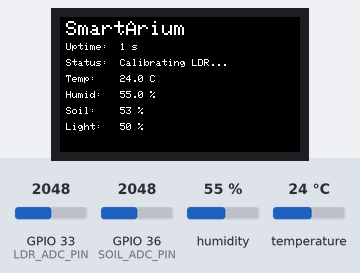
This program was run on a simulated ESP32. Shown: 240×135 colour display. The test bench sets the inputs (shaded band); at power-on: humidity 55 %, GPIO 33 (LDR_ADC_PIN) = 2048, GPIO 36 (SOIL_ADC_PIN) = 2048, temperature 24 °C (analog values on the 0–4095 scale). What the program prints to the serial monitor is not drawn.

Above: at 1.6 s.
1.7 s: humidity set to 22 %
At 5.0 s:
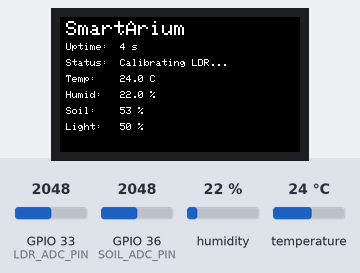
5.7 s: GPIO 33 (LDR_ADC_PIN) set to 2866
At 10.7 s:
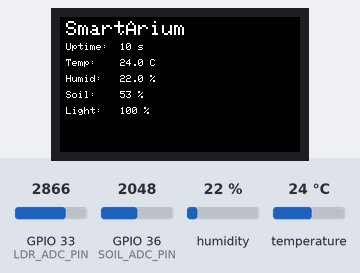
13.5 s: GPIO 36 (SOIL_ADC_PIN) set to 2866
At 15.0 s:
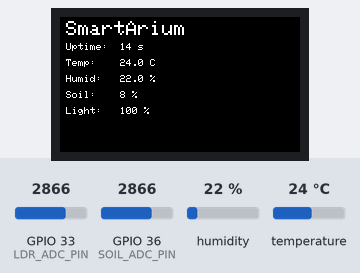
15.9 s: temperature set to 12 °C
At 17.2 s:
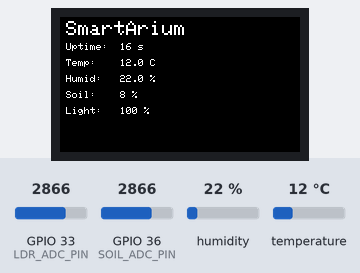
17.7 s: GPIO 36 (SOIL_ADC_PIN) set to 3972
19.7 s: GPIO 33 (LDR_ADC_PIN) set to 1228
At 20.8 s:
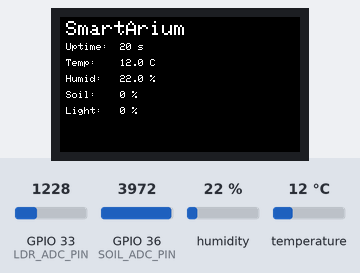

The program:

main.cpp
```cpp
/**
 * SmartArium - ESP32 Plant Monitoring System
 *
 * A comprehensive plant monitoring system using TTGO T-Display ESP32.
 * Monitors temperature, humidity, soil moisture, and ambient light levels
 * with real-time display on TFT screen and serial output for logging.
 *
 * Hardware:
 * - TTGO T-Display ESP32 (ST7789 135x240 TFT)
 * - DHT22 temperature/humidity sensor
 * - Capacitive soil moisture sensor
 * - LDR (Light Dependent Resistor)
 *
 * Features:
 * - Real-time sensor monitoring
 * - Automatic light sensor calibration
 * - Non-blocking sensor updates
 * - Robust error handling
 * - Serial logging for data analysis
 */

#include <Arduino.h>
#include "Config.h"
#include "Utils.h"
#include "Sensors.h"
#include "Display.h"

// =============================================================================
// Global Objects
// =============================================================================

Sensors sensors;    // Sensor management system
Display screen;     // TFT display controller

// Non-blocking timers for different update rates
Utils::Ticker serialTick{1000};  // Serial output every 1 second
Utils::Ticker renderTick{250};   // Display update every 250ms (smooth updates)

// =============================================================================
// Arduino Setup Function
// =============================================================================

/**
 * System initialization
 *
 * Initializes serial communication, display, and sensors.
 * Shows startup splash screen while sensors initialize.
 */
void setup() {
  // Initialize serial communication for debugging and data logging
  Serial.begin(SERIAL_BAUD);
  delay(200);                         // Allow serial to stabilize

  // Initialize and show splash screen
  screen.begin();
  screen.showSplash("Sensors only");  // Indicate this is sensor-only version

  // Initialize all sensors
  sensors.begin();

  // Announce system startup
  Serial.println(F("SmartArium (monitor-only): DHT22 + Soil + LDR"));
}

// =============================================================================
// Arduino Main Loop
// =============================================================================

/**
 * Main system loop
 *
 * Runs continuously to update sensors, display, and serial output.
 * Uses non-blocking timers to maintain responsive operation without
 * blocking delays. Each subsystem updates at its optimal rate.
 */
void loop() {
  const uint32_t now = millis();      // Get current time once per loop

  // Update all sensors (non-blocking, rate-limited internally)
  sensors.update(now);
  const Readings r = sensors.current(); // Get latest readings

  // Serial data logging (every 1 second)
  if (serialTick.due(now)) {
    // Output sensor data in comma-friendly format for logging/analysis
    Serial.print(F("Temp: "));
    if (isnan(r.tempC)) Serial.print(F("--.-")); else Serial.print(r.tempC, 1);

    Serial.print(F(" C, Humidity: "));
    if (isnan(r.humidity)) Serial.print(F("--.-")); else Serial.print(r.humidity, 1);

    Serial.print(F(" %, Soil: "));
    if (r.soilPct < 0) Serial.print(F("--")); else Serial.print(r.soilPct);

    Serial.print(F(" %, Light: "));
    if (r.lightPct < 0) Serial.print(F("--")); else Serial.print(r.lightPct);

    Serial.println(F(" %"));
  }

  // Display update (every 250ms for smooth visual updates)
  if (renderTick.due(now)) {
    // Pass calibration status to display appropriate messages
    screen.render(r, sensors.calibrating(now));
  }
}
```

Display.cpp
```cpp
/**
 * Display Implementation
 *
 * Implements the TFT display interface for the SmartArium system.
 * Handles screen initialization, layout management, and sensor data presentation
 * with robust error handling and clean formatting.
 */

#include "Display.h"

/**
 * Initialize the TFT display hardware
 *
 * Configures the ST7789 display controller, sets orientation for landscape mode,
 * enables the backlight, and prepares the screen for drawing operations.
 */
void Display::begin() {
  tft.init();                          // Initialize the ST7789 display controller
  tft.setRotation(1);                  // Landscape orientation (135x240 becomes 240x135)

  // Configure backlight control (pin 4 controls TFT_BL)
  pinMode(4, OUTPUT);
  digitalWrite(4, 1);                  // Turn on backlight (active high)

  // Set up initial display state
  tft.fillScreen(TFT_BLACK);           // Clear screen to black
  tft.setTextColor(TFT_WHITE, TFT_BLACK); // White text on black background
}

/**
 * Display the startup splash screen
 *
 * Shows the SmartArium branding and optional subtitle during system initialization.
 * Uses larger text for the main title to make it prominent.
 */
void Display::showSplash(const char* subtitle) {
  tft.fillScreen(TFT_BLACK);           // Clear the entire screen

  // Draw main title in large text
  tft.setTextSize(2);                  // Double-size text for prominence
  tft.setCursor(8, 10);                // Position near top-left with margin
  tft.println("SmartArium");

  // Draw subtitle in normal text if provided
  tft.setTextSize(1);                  // Standard text size
  tft.setCursor(8, 34);                // Position below main title
  tft.println(subtitle ? subtitle : ""); // Handle null subtitle gracefully
}

/**
 * Draw the standard display header
 *
 * Clears the screen and draws the SmartArium title at the top.
 * This is called before rendering the main sensor data display.
 */
void Display::header() {
  tft.fillScreen(TFT_BLACK);           // Clear previous content

  // Draw title
  tft.setTextSize(2);                  // Large text for header
  tft.setCursor(6, 4);                 // Top margin
  tft.println("SmartArium");

  tft.setTextSize(1);                  // Reset to normal text size for data rows
}

/**
 * Display a single data row with consistent formatting
 *
 * Helper function that maintains consistent spacing and alignment across
 * all sensor data rows. Uses printf-style formatting for clean columns.
 */
void Display::row(int& y, const char* key, const String& val) {
  tft.setCursor(6, y);                 // Left margin for alignment

  // Use printf for consistent column formatting
  // %-8s creates an 8-character left-aligned field for the key
  tft.printf("%-8s %s\n", key, val.c_str());

  y += 16;                             // Move to next row (16 pixels down)
}

/**
 * Render the complete sensor data display
 *
 * Shows all current sensor readings with appropriate error handling.
 * Displays "calibrating" status for light sensor during startup period.
 * Uses consistent formatting and handles sensor failure gracefully.
 */
void Display::render(const Readings& r, bool ldrCalibrating) {
  header();                            // Draw title and clear screen

#if SHOW_UPTIME_ON_TFT
  // Calculate and display system uptime if enabled in config
  static uint32_t t0 = millis();       // Remember first call time
  uint32_t up = (millis() - t0) / 1000; // Convert to seconds
#endif

  int y = 26;                          // Starting Y position (below header)

#if SHOW_UPTIME_ON_TFT
  // Show system uptime for debugging/monitoring
  row(y, "Uptime:", String(up) + " s");
#endif

  // Show calibration status for light sensor
  if (ldrCalibrating) {
    row(y, "Status:", "Calibrating LDR...");
  }

  // Display temperature with error handling
  // DHT22 returns NAN when communication fails
  row(y, "Temp:",  isnan(r.tempC) ? "--.- C" : String(r.tempC, 1) + " C");

  // Display humidity with error handling
  row(y, "Humid:", isnan(r.humidity) ? "-- %" : String(r.humidity, 1) + " %");

  // Display soil moisture (negative values indicate sensor errors)
  row(y, "Soil:",  (r.soilPct < 0) ? "-- %" : String(r.soilPct) + " %");

  // Display light level (negative values indicate calibration/errors)
  row(y, "Light:", (r.lightPct < 0) ? "-- %" : String(r.lightPct) + " %");
}
```

Display.h
```cpp
/**
 * Display Management System
 *
 * Handles all TFT display operations for the TTGO T-Display.
 * Provides a clean interface for showing sensor data, splash screens,
 * and system status information on the 135x240 pixel ST7789 display.
 */

#pragma once
#include <Arduino.h>
#include <TFT_eSPI.h>
#include "Config.h"
#include "Sensors.h"

/**
 * Display controller class for TTGO T-Display
 *
 * Manages the ST7789 TFT display including initialization, layout,
 * and rendering of sensor data. Uses a clean columnar layout with
 * error handling for sensor failures.
 */
class Display {
public:
  /**
   * Initialize the TFT display
   * Sets up display rotation, backlight, colors, and clears screen
   */
  void begin();

  /**
   * Show the startup splash screen
   * Displays the SmartArium title and optional subtitle
   *
   * @param subtitle Optional subtitle text (can be nullptr)
   */
  void showSplash(const char* subtitle);

  /**
   * Render the main sensor data display
   * Shows all current sensor readings with appropriate formatting
   * and error indicators for failed sensors
   *
   * @param r Current sensor readings structure
   * @param ldrCalibrating true if light sensor is still calibrating
   */
  void render(const Readings& r, bool ldrCalibrating);

private:
  TFT_eSPI tft{135, 240};  // TFT display object with screen dimensions

  /**
   * Display a single data row
   * Helper function to maintain consistent formatting across all data rows
   *
   * @param y Reference to Y position (modified after drawing)
   * @param key Label for the data (e.g., "Temp:")
   * @param val Value string to display
   */
  void row(int& y, const char* key, const String& val);

  /**
   * Draw the display header
   * Clears screen and draws the SmartArium title at the top
   */
  void header();
};
```

Sensors.cpp
```cpp
/**
 * Sensor Implementation
 *
 * Implements all sensor reading and calibration logic for the SmartArium.
 * Handles DHT22, soil moisture, and light sensors with robust error handling.
 */

#include "Sensors.h"
#include <DHT.h>

// Global DHT sensor instance (required by the DHT library)
static DHT dht(DHT_PIN, DHT_TYPE);

/**
 * Initialize all sensors and configure ADC settings
 *
 * Sets up the DHT22 sensor, configures ADC resolution and attenuation
 * for optimal analog sensor readings, and records boot time for calibration.
 */
void Sensors::begin() {
  bootMs_ = millis();  // Record boot time for LDR calibration timing

  // Initialize DHT22 temperature/humidity sensor
  dht.begin();

  // Configure ADC for 12-bit resolution (0-4095 range)
  analogReadResolution(12);

  // Set ADC attenuation for 3.3V range on soil moisture pin
  // ADC_11db allows reading up to ~3.3V input voltage
  analogSetPinAttenuation(SOIL_ADC_PIN, ADC_11db);
  analogSetPinAttenuation(LDR_ADC_PIN,  ADC_11db);
}

/**
 * Non-blocking sensor update function
 *
 * Checks if it's time to sample sensors based on the configured interval.
 * Only performs sensor readings when the sample timer expires to avoid
 * overwhelming the DHT22 sensor (which needs time between readings).
 */
void Sensors::update(uint32_t nowMs) {
  // Check if it's time for the next sensor sample
  if (!sampleTick.due(nowMs)) return;

  // Sample all sensors
  sampleDHT();      // Temperature and humidity
  sampleSoil();     // Soil moisture
  sampleLDR(nowMs); // Light level with auto-calibration
}

/**
 * Read temperature and humidity from DHT22 sensor
 *
 * The DHT22 is a digital sensor that communicates over a single wire.
 * Readings can occasionally fail, resulting in NAN values which are
 * handled gracefully by the display system.
 */
void Sensors::sampleDHT() {
  cur_.tempC    = dht.readTemperature();  // Celsius by default
  cur_.humidity = dht.readHumidity();     // Relative humidity percentage
}

/**
 * Read soil moisture from capacitive sensor
 *
 * Capacitive soil sensors work by measuring the dielectric constant of soil,
 * which changes with moisture content. Higher water content = lower resistance = lower ADC reading.
 * The raw ADC value is mapped to a 0-100% scale using calibration constants.
 */
void Sensors::sampleSoil() {
  cur_.soilRaw = analogRead(SOIL_ADC_PIN);

  // Map raw ADC to percentage using bidirectional mapping
  // SOIL_RAW_WATER (low ADC) = 100% moisture
  // SOIL_RAW_AIR (high ADC) = 0% moisture
  cur_.soilPct = Utils::mapConstrainBi(cur_.soilRaw, SOIL_RAW_WATER, SOIL_RAW_AIR, 100, 0);
}

/**
 * Read light level from LDR with automatic calibration
 *
 * Light Dependent Resistors (LDR) vary their resistance based on ambient light.
 * Since lighting conditions vary greatly, the sensor auto-calibrates during the
 * first 10 seconds of operation by recording min/max values encountered.
 */
void Sensors::sampleLDR(uint32_t nowMs) {
  cur_.ldrRaw = analogRead(LDR_ADC_PIN);

  // Auto-calibration during the first 10 seconds of operation
  if (calibrating(nowMs)) {
    // Track minimum and maximum light levels encountered
    if (cur_.ldrRaw < ldrMin_) ldrMin_ = cur_.ldrRaw;
    if (cur_.ldrRaw > ldrMax_) ldrMax_ = cur_.ldrRaw;
  }

  // Handle edge case where min equals max (no variation during calibration)
  // Create a small artificial range to prevent division by zero
  if (ldrMin_ == ldrMax_) {
    ldrMin_ = max(0, cur_.ldrRaw - 50);       // Ensure we don't go below 0
    ldrMax_ = min(4095, cur_.ldrRaw + 50);    // Ensure we don't exceed ADC max
  }

  // Map calibrated range to 0-100% scale
  cur_.lightPct = Utils::mapConstrainBi(cur_.ldrRaw, ldrMin_, ldrMax_, 0, 100);
}
```

Sensors.h
```cpp
/**
 * Sensor Management System
 *
 * This module handles all sensor operations for the SmartArium including:
 * - DHT22 temperature and humidity sensor
 * - Capacitive soil moisture sensor
 * - LDR (Light Dependent Resistor) for ambient light
 *
 * Features automatic calibration for the light sensor and robust
 * error handling for sensor communication failures.
 */

#pragma once
#include <Arduino.h>
#include "Config.h"
#include "Utils.h"

/**
 * Structure containing all sensor readings
 *
 * Uses invalid sentinel values (-1, NAN) to indicate sensor failures
 * or readings that are not yet available. This allows the display
 * and logging systems to show appropriate error indicators.
 */
struct Readings {
  float tempC    = NAN;  // Temperature in Celsius (NAN = sensor error)
  float humidity = NAN;  // Relative humidity 0-100% (NAN = sensor error)
  int   soilPct  = -1;   // Soil moisture 0-100% (-1 = sensor error)
  int   lightPct = -1;   // Light level 0-100% (-1 = calibrating/error)
  int   soilRaw  = -1;   // Raw ADC value from soil sensor (for debugging)
  int   ldrRaw   = -1;   // Raw ADC value from light sensor (for debugging)
};

/**
 * Sensor management class
 *
 * Handles initialization, periodic sampling, and calibration of all sensors.
 * Uses non-blocking timing to ensure the main loop remains responsive.
 */
class Sensors {
public:
  /**
   * Initialize all sensors and ADC configuration
   * Must be called once during system startup
   */
  void begin();

  /**
   * Update all sensor readings (non-blocking)
   * Should be called frequently from the main loop
   *
   * @param nowMs Current time in milliseconds from millis()
   */
  void update(uint32_t nowMs);

  /**
   * Get the most recent sensor readings
   * @return Current sensor data structure
   */
  Readings current() const { return cur_; }

  /**
   * Check if light sensor is still in calibration mode
   * @param nowMs Current time in milliseconds
   * @return true if still calibrating, false if calibration complete
   */
  bool calibrating(uint32_t nowMs) const {
    return (nowMs - bootMs_) < LDR_CALIBRATION_MS;
  }

  /**
   * Get the minimum light value recorded during calibration
   * @return Minimum ADC value (darkest condition)
   */
  int ldrMin() const { return ldrMin_; }

  /**
   * Get the maximum light value recorded during calibration
   * @return Maximum ADC value (brightest condition)
   */
  int ldrMax() const { return ldrMax_; }

private:
  Readings  cur_;                                    // Current sensor readings
  uint32_t  bootMs_{0};                             // System boot time for calibration
  int ldrMin_{4095};                                // Min light value (starts at ADC max)
  int ldrMax_{0};                                   // Max light value (starts at ADC min)
  Utils::Ticker sampleTick{SENSOR_SAMPLE_MS};      // Non-blocking sampling timer

  /**
   * Read temperature and humidity from DHT22 sensor
   * Updates cur_.tempC and cur_.humidity
   */
  void sampleDHT();

  /**
   * Read soil moisture from capacitive sensor
   * Updates cur_.soilRaw and cur_.soilPct
   */
  void sampleSoil();

  /**
   * Read light level from LDR and perform auto-calibration
   * Updates cur_.ldrRaw and cur_.lightPct
   *
   * @param nowMs Current time for calibration timing
   */
  void sampleLDR(uint32_t nowMs);
};
```

Source omitted: Utils.cpp (1925 bytes), Utils.h (2590 bytes), Config.h (2782 bytes)
